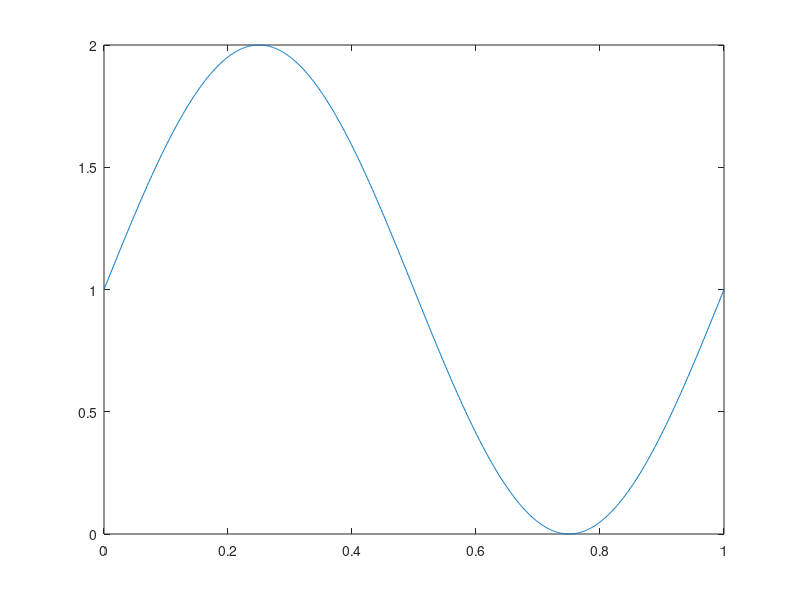

Here is the MATLAB script that generated this plot: (Note: this script raises an error after producing the figure.)
clc
clear
printfigure = 1;

Length = 1;  % length of the rod
Time = 5;  % duration
step_length = 0.001;
step_time = 0.01;
x = 0 : step_length : Length;
t = 0 : step_time : Time;
N_length = length(x);
N_time = length(t);

k = 0.1;  % thermal conductivity in cm^2/s


N = 10;  % order of eigen functions
lambda = 0 : pi / Length : N * pi / Length;  % frequence of eigen functions
f = zeros(N_time, N_length);  % temperature
f(1,:) = sin(x / Length * 2 * pi) + 1;
% f(1,:) = floor(x * 5) / 5;
phi = zeros(N + 1, N_length);  % eigen function
T = zeros(N + 1, N_time);  % weights
u = zeros(N_time, N_length);
U = zeros(N + 1, N_time);  % weights

plot(x,f(1,:))
setplt('Initial Condition','$x$','$T$','TV_inhomo_modal_inital_condition',0)

phi(1,:) = sqrt(1 / Length);
for i = 2 : N + 1
    for n = 1 : N_length
        phi(i, n) = sqrt(2 / Length) * cos(lambda(i) * x(n));
    end
end

figure
for i = 1 : N + 1
    plot(0:step_length:Length,phi(i,:))
    hold on
end
txt = ['$N = ',num2str(N),'$'];
TEXT = text(0.8,1.2,txt,'FontSize',30);
set(TEXT,'Interpreter','latex')
setplt('Eigenfunctions','$x$','$value$','TV_inhomo_modal_Eigenfunctions',0)

[index,minimum] = min(abs(x - 0.3));
u(:,301) = 50 * t;
for i = 1 : N + 1
    for j = 1 : N_time
        U(i, j) = 0;
        for n = 1 : N_length
            U(i, j) = U(i, j) + u(j, n) * phi(i, n) * step_length;
        end
    end
end

for i = 1 : N + 1
    T(i, 1) = 0;
    for n = 1 : N_length
        T(i, 1) = T(i, 1) + f(1, n) * phi(i, n) * step_length;
    end
end

for i = 1 : N + 1
    for n = 2 : N_time
        T(i, n) = (1 - step_time * k * lambda(i)^2) * T(i, n - 1) + step_time * U(i, n);
    end
end

for n = 2 : N_time
    for i = 1 : N + 1
        f(n,:) = f(n,:) + T(i,n) * phi(i,:);
    end
end

figure
for n = 1 : 5 : N_time
    plot(x, f(n,:))
    ylim([0 2])
    set(gca,'Fontsize',20)
    set(gca,'fontname','times new Roman')
    T = title('Temperature Distribution','fontsize',40);
    set(T,'Interpreter','latex')
    T = xlabel('$x$','fontsize',30);
    set(T,'Interpreter','latex')
    T = ylabel('$T$','fontsize',30);
    set(T,'Interpreter','latex')
    set(gcf,'outerposition',get(0,'screensize'));
    txt = ['$t = ',num2str((n-1)*step_time),'$'];
    T = text(0.8,0.6,txt,'FontSize',30);
    set(T,'Interpreter','latex')
    txt = ['$N = ',num2str(N),'$'];
    T = text(0.8,0.8,txt,'FontSize',30);
    set(T,'Interpreter','latex')
    drawnow
    frame=getframe(gcf);
    imind=frame2im(frame);
    [imind,cm] = rgb2ind(imind,256);
    if printfigure == 1
        if n==1
             imwrite(imind,cm,'TV_inhomo_modal_2.gif','gif', 'Loopcount',inf,'DelayTime',1e-6);
        else
             imwrite(imind,cm,'TV_inhomo_modal_2.gif','gif','WriteMode','append','DelayTime',1e-6);
        end
    end
end

figure
[X, Y] = meshgrid(x, t);
mesh(X,Y,f)
setmesh('Tempreature Distribution','$x$','$t$','$T$','TV_inhomo_modal_Ttx_2',printfigure)








